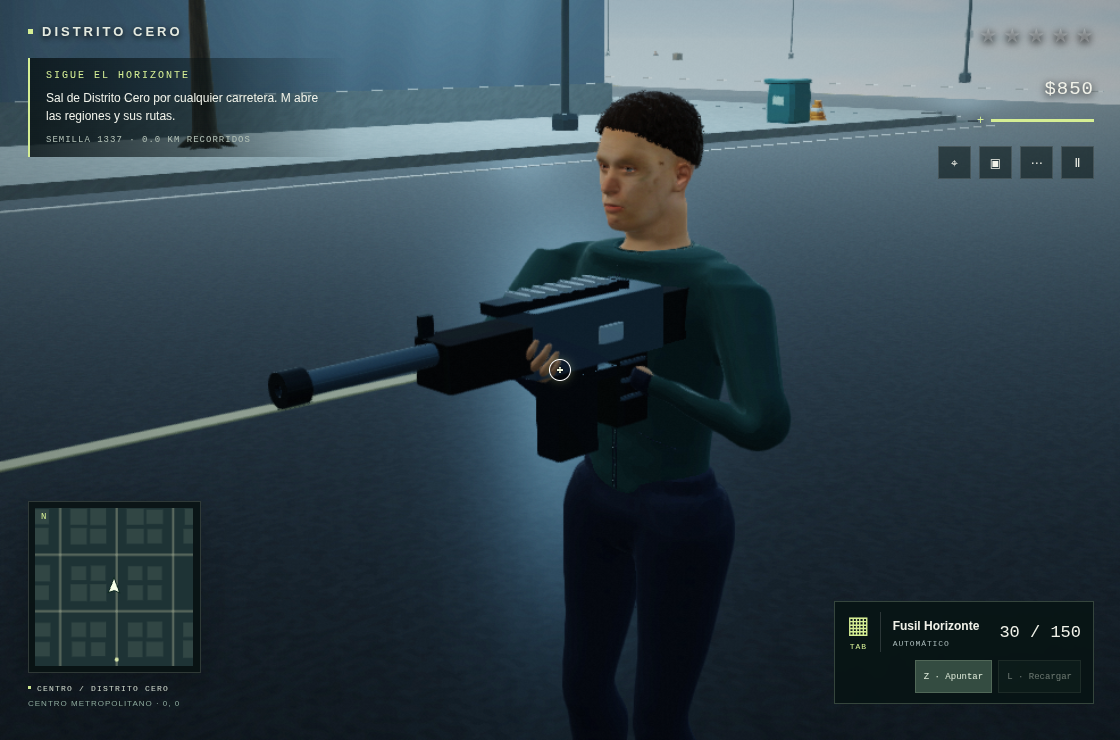
#> input picture qa/v018/before-rifle.png, 1120 x 740 px
$ python compose_handling_evidence.py
#> lines starting #> are read from the running program, lines starting #| are printed output that depends on the picture
"""Compose unretouched, equally cropped game screenshots with labels."""
from pathlib import Path
from PIL import Image, ImageDraw, ImageFont
import json,hashlib
R=Path(__file__).resolve().parents[1];Q=R/'qa/v018'
font=ImageFont.truetype('/usr/share/fonts/truetype/dejavu/DejaVuSans.ttf',22)
small=ImageFont.truetype('/usr/share/fonts/truetype/dejavu/DejaVuSans.ttf',14)
a=Image.open(Q/'before-rifle.png').convert('RGB');b=Image.open(Q/'review-rifle.png').convert('RGB');box=(225,170,850,580)
#> further down, a is the input picture: PIL image 1120x740 RGB; mean R, G, B 50.7, 67.7, 77.3
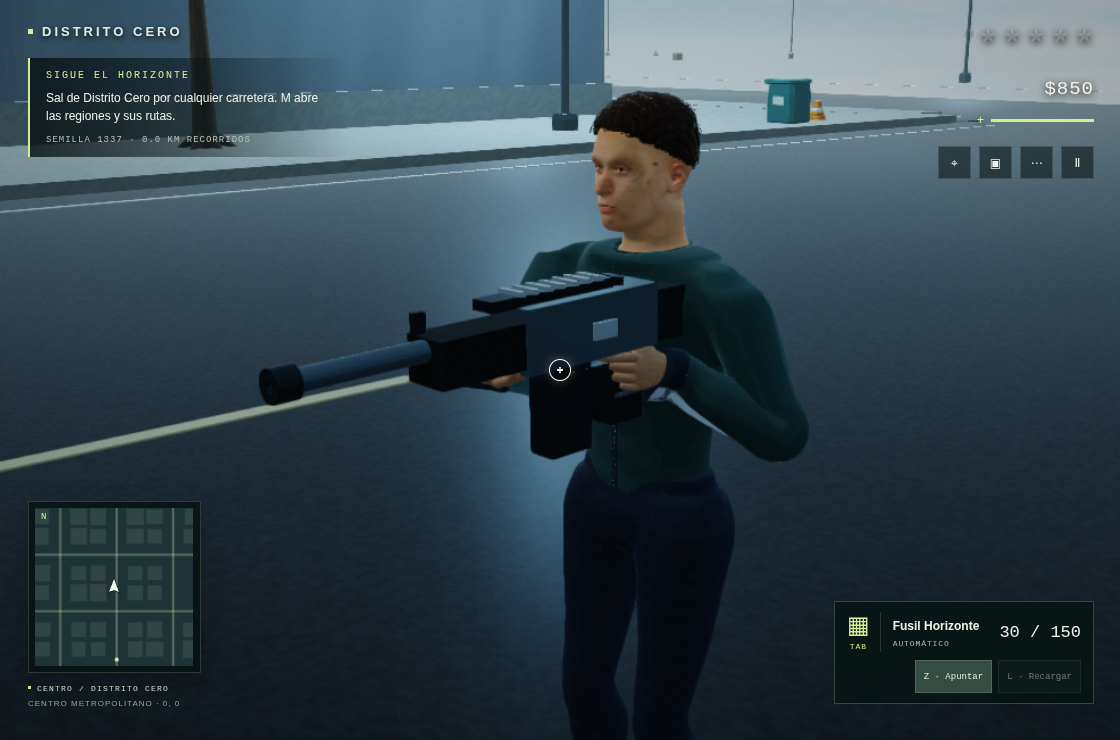
#> input picture qa/v018/review-rifle.png, 1120 x 740 px
#> further down, b is the input picture: PIL image 1120x740 RGB; mean R, G, B 50.7, 67.6, 77.1
canvas=Image.new('RGB',(1286,498),(17,27,30));d=ImageDraw.Draw(canvas)
#> after `canvas = Image.new('RGB', (1286, 498), (17, 27, 30))`:
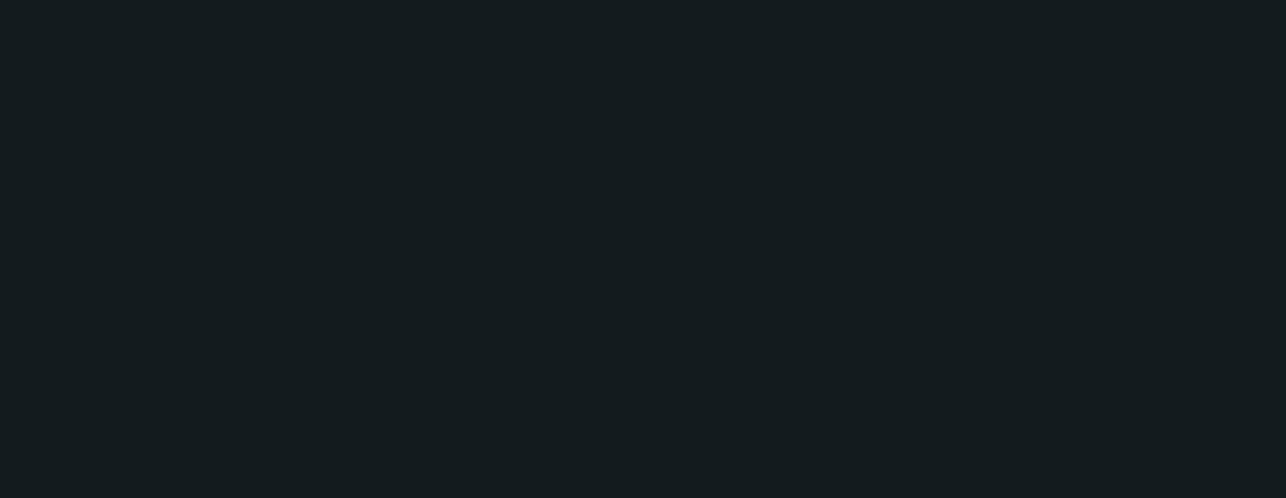
#> canvas: PIL image 1286x498 RGB; mean R, G, B 17, 27, 30
for i,(im,title) in enumerate([(a,'v0.17 · Agarre anterior'),(b,'v0.18 · Contactos orientados')]):
 x=12+i*637;canvas.paste(im.crop(box),(x,48));d.text((x+10,12),title,font=font,fill=(230,238,233))
#> this loop made 2 passes
#> (title, x) on passes 1 to 2: ('v0.17 · Agarre anterior', 12), ('v0.18 · Contactos orientados', 649)
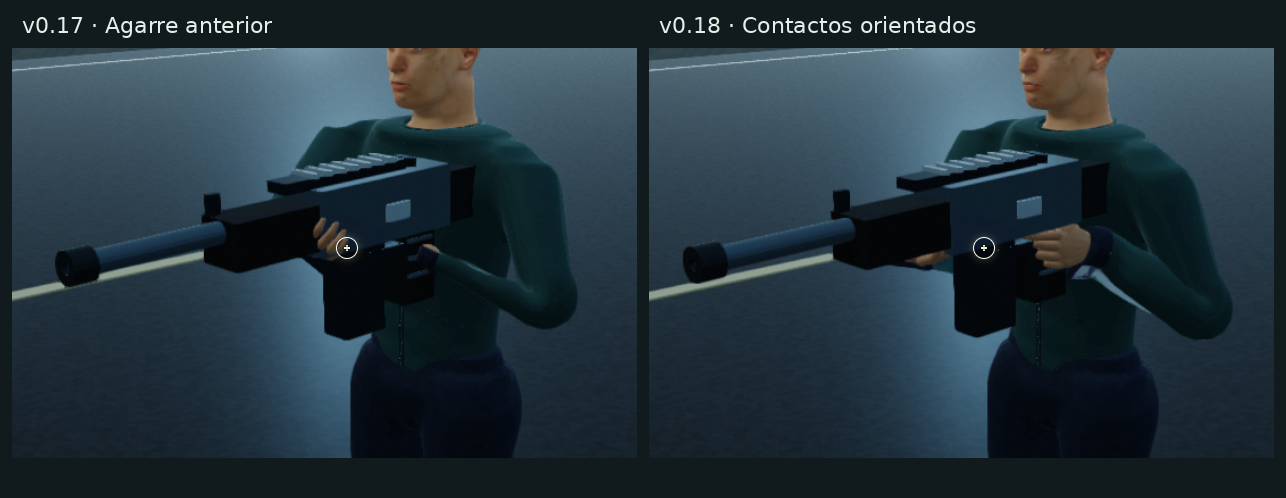
#> canvas: PIL image 1286x498 RGB; mean R, G, B 36.7, 52.4, 61.5
d.text((22,473),'Misma cámara, luz y pose de referencia. Recortes iguales, sin retocar los modelos.',font=small,fill=(183,203,196))
canvas.save(Q/'comparacion-manejo.jpg',quality=93)
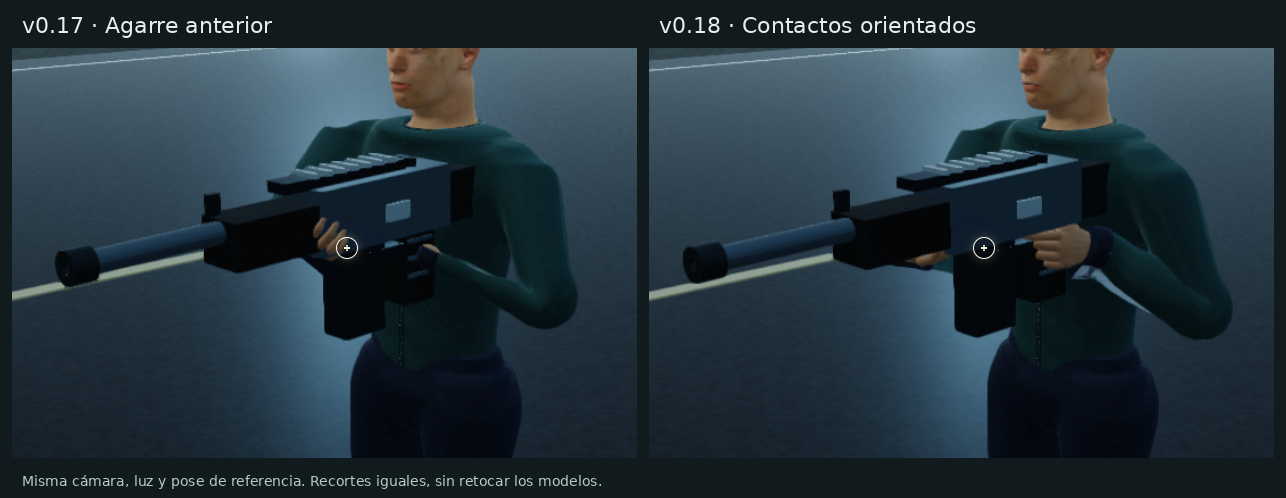
#> saved as comparacion-manejo.jpg: PIL image 1286x498 RGB; mean R, G, B 37, 52.8, 61.9
#> (the run stopped early here; a loop or call above may not have finished)
